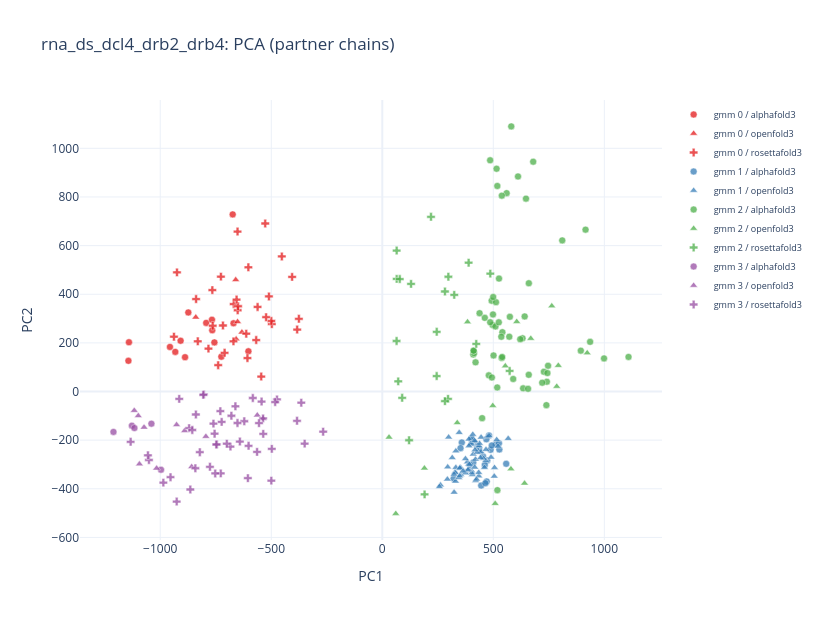

Notebook source saved alongside this figure:
### Code cell
plot_pca(df, complex_name="rna_ds_dcl4_drb2_drb4", cluster_method="gmm", n_components=4)

### Figure 1 — Plotly figure (JSON) as saved in the notebook; plotly's stock layout.template omitted (floating-point values rounded to 4 significant figures; data arrays with more than 128 entries replaced by an {"elided": "..."} marker saying what was removed)
{"data": [{"customdata": [["alphafold3", 11, 3, 2, 0.5, 0.33, 0.37, "rna_ds_dcl4_drb2_drb4/alphafold3_rna_ds_dcl4_drb2_drb4/seed-11_sample-3/rna_ds_dcl4_drb2_drb4_seed-11_sample-3_model.cif"], ["alphafold3", 12, 1, 2, 0.51, 0.34, 0.42, "rna_ds_dcl4_drb2_drb4/alphafold3_rna_ds_dcl4_drb2_drb4/seed-12_sample-1/rna_ds_dcl4_drb2_drb4_seed-12_sample-1_model.cif"], ["alphafold3", 12, 4, 2, 0.51, 0.33, 0.43, "rna_ds_dcl4_drb2_drb4/alphafold3_rna_ds_dcl4_drb2_drb4/seed-12_sample-4/rna_ds_dcl4_drb2_drb4_seed-12_sample-4_model.cif"], ["alphafold3", 17, 1, 2, 0.49, 0.29, 0.33, "rna_ds_dcl4_drb2_drb4/alphafold3_rna_ds_dcl4_drb2_drb4/seed-17_sample-1/rna_ds_dcl4_drb2_drb4_seed-17_sample-1_model.cif"], ["alphafold3", 20, 1, 2, 0.51, 0.34, 0.39, "rna_ds_dcl4_drb2_drb4/alphafold3_rna_ds_dcl4_drb2_drb4/seed-20_sample-1/rna_ds_dcl4_drb2_drb4_seed-20_sample-1_model.cif"], ["alphafold3", 20, 2, 2, 0.5, 0.32, 0.4, "rna_ds_dcl4_drb2_drb4/alphafold3_rna_ds_dcl4_drb2_drb4/seed-20_sample-2/rna_ds_dcl4_drb2_drb4_seed-20_sample-2_model.cif"], ["alphafold3", 20, 3, 2, 0.5, 0.31, 0.4, "rna_ds_dcl4_drb2_drb4/alphafold3_rna_ds_dcl4_drb2_drb4/seed-20_sample-3/rna_ds_dcl4_drb2_drb4_seed-20_sample-3_model.cif"], ["alphafold3", 20, 4, 2, 0.5, 0.3, 0.41, "rna_ds_dcl4_drb2_drb4/alphafold3_rna_ds_dcl4_drb2_drb4/seed-20_sample-4/rna_ds_dcl4_drb2_drb4_seed-20_sample-4_model.cif"], ["alphafold3", 2, 1, 2, 0.52, 0.33, 0.43, "rna_ds_dcl4_drb2_drb4/alphafold3_rna_ds_dcl4_drb2_drb4/seed-2_sample-1/rna_ds_dcl4_drb2_drb4_seed-2_sample-1_model.cif"], ["alphafold3", 2, 2, 2, 0.52, 0.33, 0.41, "rna_ds_dcl4_drb2_drb4/alphafold3_rna_ds_dcl4_drb2_drb4/seed-2_sample-2/rna_ds_dcl4_drb2_drb4_seed-2_sample-2_model.cif"], ["alphafold3", 3, 0, 2, 0.52, 0.34, 0.43, "rna_ds_dcl4_drb2_drb4/alphafold3_rna_ds_dcl4_drb2_drb4/seed-3_sample-0/rna_ds_dcl4_drb2_drb4_seed-3_sample-0_model.cif"], ["alphafold3", 3, 1, 2, 0.52, 0.33, 0.44, "rna_ds_dcl4_drb2_drb4/alphafold3_rna_ds_dcl4_drb2_drb4/seed-3_sample-1/rna_ds_dcl4_drb2_drb4_seed-3_sample-1_model.cif"], ["alphafold3", 5, 2, 2, 0.49, 0.3, 0.38, "rna_ds_dcl4_drb2_drb4/alphafold3_rna_ds_dcl4_drb2_drb4/seed-5_sample-2/rna_ds_dcl4_drb2_drb4_seed-5_sample-2_model.cif"], ["alphafold3", 6, 1, 2, 0.52, 0.35, 0.45, "rna_ds_dcl4_drb2_drb4/alphafold3_rna_ds_dcl4_drb2_drb4/seed-6_sample-1/rna_ds_dcl4_drb2_drb4_seed-6_sample-1_model.cif"], ["alphafold3", 6, 2, 2, 0.51, 0.33, 0.38, "rna_ds_dcl4_drb2_drb4/alphafold3_rna_ds_dcl4_drb2_drb4/seed-6_sample-2/rna_ds_dcl4_drb2_drb4_seed-6_sample-2_model.cif"]], "hovertemplate": "backend: %{customdata[0]}<br>seed: %{customdata[1]}<br>sample_index: %{customdata[2]}<br>cluster: %{customdata[3]}<br>ptm: %{customdata[4]}<br>iptm: %{customdata[5]}<br>ranking_score: %{customdata[6]}<br>cif_path: %{customdata[7]}<extra></extra>", "marker": {"color": "rgb(228,26,28)", "line": {"color": "white", "width": 0.5}, "opacity": 0.75, "size": 7, "symbol": "circle"}, "mode": "markers", "name": "gmm 0 / alphafold3", "type": "scatter", "x": [-765.8, -756.1, -724.9, -673.7, -793.0, -670.0, -602.9, -1141.0, -956.3, -888.3, -873.5, -1143.0, -932.2, -908.3, -767.1], "y": [252.1, 202.1, 143.2, 728.4, 282.3, 280.6, 165.4, 202.7, 183.3, 141.2, 325.1, 126.3, 163.0, 208.8, 295.2]}, {"customdata": [["openfold3", 1, null, 2, 0.4903, 0.2658, 0.3171, "rna_ds_dcl4_drb2_drb4/openfold_rna_ds_dcl4_drb2_drb4/openfold_results_seed-1/rna_ds_dcl4_drb2_drb4/seed_1/rna_ds_dcl4_drb2_drb4_seed_1_sample_4_model_fixed.cif"], ["openfold3", 11, null, 2, 0.4899, 0.3429, 0.3882, "rna_ds_dcl4_drb2_drb4/openfold_rna_ds_dcl4_drb2_drb4/openfold_results_seed-11/rna_ds_dcl4_drb2_drb4/seed_11/rna_ds_dcl4_drb2_drb4_seed_11_sample_1_model_fixed.cif"], ["openfold3", 11, null, 2, 0.4893, 0.2715, 0.3243, "rna_ds_dcl4_drb2_drb4/openfold_rna_ds_dcl4_drb2_drb4/openfold_results_seed-11/rna_ds_dcl4_drb2_drb4/seed_11/rna_ds_dcl4_drb2_drb4_seed_11_sample_2_model_fixed.cif"], ["openfold3", 13, null, 2, 0.4836, 0.2661, 0.3186, "rna_ds_dcl4_drb2_drb4/openfold_rna_ds_dcl4_drb2_drb4/openfold_results_seed-13/rna_ds_dcl4_drb2_drb4/seed_13/rna_ds_dcl4_drb2_drb4_seed_13_sample_3_model_fixed.cif"], ["openfold3", 16, null, 2, 0.4613, 0.2568, 0.2977, "rna_ds_dcl4_drb2_drb4/openfold_rna_ds_dcl4_drb2_drb4/openfold_results_seed-16/rna_ds_dcl4_drb2_drb4/seed_16/rna_ds_dcl4_drb2_drb4_seed_16_sample_5_model_fixed.cif"]], "hovertemplate": "backend: %{customdata[0]}<br>seed: %{customdata[1]}<br>sample_index: %{customdata[2]}<br>cluster: %{customdata[3]}<br>ptm: %{customdata[4]}<br>iptm: %{customdata[5]}<br>ranking_score: %{customdata[6]}<br>cif_path: %{customdata[7]}<extra></extra>", "marker": {"color": "rgb(228,26,28)", "line": {"color": "white", "width": 0.5}, "opacity": 0.75, "size": 7, "symbol": "triangle-up"}, "mode": "markers", "name": "gmm 0 / openfold3", "type": "scatter", "x": [-660.1, -658.3, -651.7, -632.2, -840.0], "y": [459.1, 215.5, 286.6, 243.7, 305.2]}, {"customdata": {"elided": "32x8 mixed values"}, "hovertemplate": "backend: %{customdata[0]}<br>seed: %{customdata[1]}<br>sample_index: %{customdata[2]}<br>cluster: %{customdata[3]}<br>ptm: %{customdata[4]}<br>iptm: %{customdata[5]}<br>ranking_score: %{customdata[6]}<br>cif_path: %{customdata[7]}<extra></extra>", "marker": {"color": "rgb(228,26,28)", "line": {"color": "white", "width": 0.5}, "opacity": 0.75, "size": 7, "symbol": "cross"}, "mode": "markers", "name": "gmm 0 / rosettafold3", "type": "scatter", "x": [-782.8, -545.1, -669.2, -603.1, -612.6, -838.5, -383.3, -452.5, -831.0, -651.3, -765.3, -924.7, -726.8, -651.9, -561.6, -938.2, -497.5, -670.2, -499.8, -527.2, -763.7, -510.5, -649.5, -406.1, -523.2, -717.6, -710.2, -739.0, -567.8, -656.3, -607.2, -375.6], "y": [176.5, 61.63, 359.6, 510.9, 237.7, 380.3, 254.8, 555.4, 206.5, 334.2, 417.2, 490.0, 472.3, 657.8, 347.7, 225.4, 277.1, 206.4, 290.1, 691.0, 270.4, 390.9, 350.7, 471.3, 305.6, 271.6, 159.2, 108.3, 211.8, 378.1, 137.6, 299.1]}, {"customdata": {"elided": "23x8 mixed values"}, "hovertemplate": "backend: %{customdata[0]}<br>seed: %{customdata[1]}<br>sample_index: %{customdata[2]}<br>cluster: %{customdata[3]}<br>ptm: %{customdata[4]}<br>iptm: %{customdata[5]}<br>ranking_score: %{customdata[6]}<br>cif_path: %{customdata[7]}<extra></extra>", "marker": {"color": "rgb(55,126,184)", "line": {"color": "white", "width": 0.5}, "opacity": 0.75, "size": 7, "symbol": "circle"}, "mode": "markers", "name": "gmm 1 / alphafold3", "type": "scatter", "x": [453.4, 403.6, 321.3, 436.0, 358.2, 445.5, 470.3, 464.1, 472.7, 511.8, 409.7, 480.6, 527.3, 487.8, 525.4, 395.3, 468.8, 558.0, 461.5, 493.2, 426.4, 352.3, 402.2], "y": [-265.9, -202.8, -357.7, -236.0, -209.6, -386.7, -370.0, -377.0, -283.6, -217.0, -291.8, -180.5, -238.3, -239.5, -212.6, -301.7, -196.4, -297.2, -301.8, -221.9, -223.8, -232.9, -192.2]}, {"customdata": {"elided": "68x8 mixed values"}, "hovertemplate": "backend: %{customdata[0]}<br>seed: %{customdata[1]}<br>sample_index: %{customdata[2]}<br>cluster: %{customdata[3]}<br>ptm: %{customdata[4]}<br>iptm: %{customdata[5]}<br>ranking_score: %{customdata[6]}<br>cif_path: %{customdata[7]}<extra></extra>", "marker": {"color": "rgb(55,126,184)", "line": {"color": "white", "width": 0.5}, "opacity": 0.75, "size": 7, "symbol": "triangle-up"}, "mode": "markers", "name": "gmm 1 / openfold3", "type": "scatter", "x": [390.2, 327.9, 515.3, 315.0, 419.2, 403.9, 397.9, 445.0, 505.5, 465.9, 352.5, 434.7, 353.2, 329.6, 521.1, 399.7, 328.4, 331.2, 436.0, 323.5, 419.7, 323.4, 383.4, 460.2, 409.5, 372.6, 349.7, 402.7, 441.3, 431.9, 345.0, 434.3, 407.6, 444.1, 467.0, 437.9, 427.6, 388.7, 405.3, 389.4, 349.1, 331.4, 455.9, 393.1, 567.0, 442.6, 474.0, 480.8, 390.5, 504.3, 420.5, 346.4, 424.3, 415.7, 403.2, 374.5, 489.8, 298.8, 294.6, 348.3, 262.1, 386.1, 374.5, 416.3, 257.3, 417.6, 293.2, 363.7], "y": [-195.9, -331.3, -198.3, -272.1, -206.3, -218.0, -216.7, -188.4, -313.1, -284.1, -312.5, -347.8, -341.9, -369.5, -225.2, -213.2, -333.9, -312.7, -223.7, -414.7, -279.0, -340.7, -289.8, -312.4, -257.6, -329.9, -316.6, -326.4, -250.8, -243.2, -354.8, -333.4, -176.5, -247.6, -238.7, -213.7, -250.1, -319.0, -342.1, -299.0, -314.6, -244.7, -275.4, -300.1, -193.7, -272.8, -185.5, -182.2, -223.7, -348.7, -366.7, -169.0, -360.8, -202.5, -335.1, -335.1, -270.6, -187.6, -310.7, -347.5, -384.9, -322.7, -276.9, -311.7, -391.6, -240.5, -360.7, -327.3]}, {"customdata": {"elided": "57x8 mixed values"}, "hovertemplate": "backend: %{customdata[0]}<br>seed: %{customdata[1]}<br>sample_index: %{customdata[2]}<br>cluster: %{customdata[3]}<br>ptm: %{customdata[4]}<br>iptm: %{customdata[5]}<br>ranking_score: %{customdata[6]}<br>cif_path: %{customdata[7]}<extra></extra>", "marker": {"color": "rgb(77,175,74)", "line": {"color": "white", "width": 0.5}, "opacity": 0.75, "size": 7, "symbol": "circle"}, "mode": "markers", "name": "gmm 2 / alphafold3", "type": "scatter", "x": [479.8, 518.1, 589.6, 496.8, 492.6, 540.9, 571.9, 409.7, 413.5, 410.7, 501.0, 493.6, 741.1, 536.0, 631.6, 660.0, 509.6, 580.8, 621.2, 739.0, 461.7, 936.0, 894.1, 449.7, 498.5, 560.1, 647.2, 537.7, 574.6, 611.3, 524.7, 641.2, 810.4, 486.0, 998.7, 915.4, 1109.0, 411.6, 539.9, 517.7, 634.4, 659.6, 438.1, 746.6, 538.3, 720.3, 656.5, 727.9, 420.0, 743.7, 512.0, 514.7, 485.7, 525.7, 499.5, 518.4, 679.6], "y": [66.42, 845.3, 51.55, 273.6, 373.6, 243.9, 225.3, 152.1, 158.1, 168.0, 148.3, 57.65, 40.27, 225.1, 218.8, 445.3, 267.7, 1090.0, 215.2, -55.98, 302.9, 204.3, 168.1, -109.4, 316.9, 815.8, 793.2, 137.9, 307.2, 884.3, 284.5, 308.7, 621.5, 284.8, 136.2, 665.7, 142.3, 167.8, 142.1, 16.64, 13.08, 68.8, 322.1, 105.9, 805.5, 36.21, 11.13, 81.28, 120.0, 75.77, 367.5, 916.2, 950.9, 464.4, 388.7, -405.5, 944.9]}, {"customdata": [["openfold3", 10, null, 1, 0.466, 0.3357, 0.3641, "rna_ds_dcl4_drb2_drb4/openfold_rna_ds_dcl4_drb2_drb4/openfold_results_seed-10/rna_ds_dcl4_drb2_drb4/seed_10/rna_ds_dcl4_drb2_drb4_seed_10_sample_4_model_fixed.cif"], ["openfold3", 11, null, 1, 0.4738, 0.2907, 0.3299, "rna_ds_dcl4_drb2_drb4/openfold_rna_ds_dcl4_drb2_drb4/openfold_results_seed-11/rna_ds_dcl4_drb2_drb4/seed_11/rna_ds_dcl4_drb2_drb4_seed_11_sample_3_model_fixed.cif"], ["openfold3", 11, null, 1, 0.4962, 0.3237, 0.36, "rna_ds_dcl4_drb2_drb4/openfold_rna_ds_dcl4_drb2_drb4/openfold_results_seed-11/rna_ds_dcl4_drb2_drb4/seed_11/rna_ds_dcl4_drb2_drb4_seed_11_sample_5_model_fixed.cif"], ["openfold3", 13, null, 1, 0.4827, 0.297, 0.3344, "rna_ds_dcl4_drb2_drb4/openfold_rna_ds_dcl4_drb2_drb4/openfold_results_seed-13/rna_ds_dcl4_drb2_drb4/seed_13/rna_ds_dcl4_drb2_drb4_seed_13_sample_2_model_fixed.cif"], ["openfold3", 17, null, 1, 0.4957, 0.367, 0.3953, "rna_ds_dcl4_drb2_drb4/openfold_rna_ds_dcl4_drb2_drb4/openfold_results_seed-17/rna_ds_dcl4_drb2_drb4/seed_17/rna_ds_dcl4_drb2_drb4_seed_17_sample_4_model_fixed.cif"], ["openfold3", 18, null, 1, 0.4485, 0.2747, 0.3105, "rna_ds_dcl4_drb2_drb4/openfold_rna_ds_dcl4_drb2_drb4/openfold_results_seed-18/rna_ds_dcl4_drb2_drb4/seed_18/rna_ds_dcl4_drb2_drb4_seed_18_sample_3_model_fixed.cif"], ["openfold3", 18, null, 1, 0.46, 0.2499, 0.2923, "rna_ds_dcl4_drb2_drb4/openfold_rna_ds_dcl4_drb2_drb4/openfold_results_seed-18/rna_ds_dcl4_drb2_drb4/seed_18/rna_ds_dcl4_drb2_drb4_seed_18_sample_5_model_fixed.cif"], ["openfold3", 19, null, 1, 0.4708, 0.2345, 0.2862, "rna_ds_dcl4_drb2_drb4/openfold_rna_ds_dcl4_drb2_drb4/openfold_results_seed-19/rna_ds_dcl4_drb2_drb4/seed_19/rna_ds_dcl4_drb2_drb4_seed_19_sample_5_model_fixed.cif"], ["openfold3", 20, null, 1, 0.5126, 0.4141, 0.4366, "rna_ds_dcl4_drb2_drb4/openfold_rna_ds_dcl4_drb2_drb4/openfold_results_seed-20/rna_ds_dcl4_drb2_drb4/seed_20/rna_ds_dcl4_drb2_drb4_seed_20_sample_1_model_fixed.cif"], ["openfold3", 20, null, 1, 0.5091, 0.4134, 0.4336, "rna_ds_dcl4_drb2_drb4/openfold_rna_ds_dcl4_drb2_drb4/openfold_results_seed-20/rna_ds_dcl4_drb2_drb4/seed_20/rna_ds_dcl4_drb2_drb4_seed_20_sample_4_model_fixed.cif"], ["openfold3", 5, null, 1, 0.5065, 0.3825, 0.4139, "rna_ds_dcl4_drb2_drb4/openfold_rna_ds_dcl4_drb2_drb4/openfold_results_seed-5/rna_ds_dcl4_drb2_drb4/seed_5/rna_ds_dcl4_drb2_drb4_seed_5_sample_1_model_fixed.cif"], ["openfold3", 7, null, 1, 0.506, 0.3864, 0.4132, "rna_ds_dcl4_drb2_drb4/openfold_rna_ds_dcl4_drb2_drb4/openfold_results_seed-7/rna_ds_dcl4_drb2_drb4/seed_7/rna_ds_dcl4_drb2_drb4_seed_7_sample_2_model_fixed.cif"], ["openfold3", 8, null, 1, 0.4909, 0.3068, 0.3633, "rna_ds_dcl4_drb2_drb4/openfold_rna_ds_dcl4_drb2_drb4/openfold_results_seed-8/rna_ds_dcl4_drb2_drb4/seed_8/rna_ds_dcl4_drb2_drb4_seed_8_sample_2_model_fixed.cif"], ["openfold3", 8, null, 1, 0.4924, 0.3172, 0.3522, "rna_ds_dcl4_drb2_drb4/openfold_rna_ds_dcl4_drb2_drb4/openfold_results_seed-8/rna_ds_dcl4_drb2_drb4/seed_8/rna_ds_dcl4_drb2_drb4_seed_8_sample_4_model_fixed.cif"], ["openfold3", 8, null, 1, 0.4928, 0.3261, 0.3609, "rna_ds_dcl4_drb2_drb4/openfold_rna_ds_dcl4_drb2_drb4/openfold_results_seed-8/rna_ds_dcl4_drb2_drb4/seed_8/rna_ds_dcl4_drb2_drb4_seed_8_sample_5_model_fixed.cif"], ["openfold3", 9, null, 1, 0.5166, 0.4228, 0.4506, "rna_ds_dcl4_drb2_drb4/openfold_rna_ds_dcl4_drb2_drb4/openfold_results_seed-9/rna_ds_dcl4_drb2_drb4/seed_9/rna_ds_dcl4_drb2_drb4_seed_9_sample_5_model_fixed.cif"]], "hovertemplate": "backend: %{customdata[0]}<br>seed: %{customdata[1]}<br>sample_index: %{customdata[2]}<br>cluster: %{customdata[3]}<br>ptm: %{customdata[4]}<br>iptm: %{customdata[5]}<br>ranking_score: %{customdata[6]}<br>cif_path: %{customdata[7]}<extra></extra>", "marker": {"color": "rgb(77,175,74)", "line": {"color": "white", "width": 0.5}, "opacity": 0.75, "size": 7, "symbol": "triangle-up"}, "mode": "markers", "name": "gmm 2 / openfold3", "type": "scatter", "x": [337.6, 668.7, 605.5, 554.0, 508.4, 60.7, 30.38, 383.8, 640.6, 189.7, 579.3, 785.6, 792.7, 922.9, 763.4, 497.6], "y": [-128.6, 217.9, 287.2, 105.0, -460.9, -502.1, -188.2, 286.2, -377.5, -315.2, -318.4, 20.73, 106.7, 158.8, 351.8, -58.14]}, {"customdata": {"elided": "21x8 mixed values"}, "hovertemplate": "backend: %{customdata[0]}<br>seed: %{customdata[1]}<br>sample_index: %{customdata[2]}<br>cluster: %{customdata[3]}<br>ptm: %{customdata[4]}<br>iptm: %{customdata[5]}<br>ranking_score: %{customdata[6]}<br>cif_path: %{customdata[7]}<extra></extra>", "marker": {"color": "rgb(77,175,74)", "line": {"color": "white", "width": 0.5}, "opacity": 0.75, "size": 7, "symbol": "cross"}, "mode": "markers", "name": "gmm 2 / rosettafold3", "type": "scatter", "x": [423.2, 324.1, 190.5, 486.5, 573.5, 282.2, 129.6, 120.7, 296.1, 89.58, 71.86, 282.3, 64.38, 64.86, 388.9, 219.4, 244.9, 78.63, 245.1, 297.7, 64.7], "y": [195.9, 397.4, -423.0, 484.8, 84.63, 411.4, 442.5, -200.5, -30.25, -25.88, 41.84, -39.64, 207.8, 463.1, 529.7, 718.4, 63.63, 462.4, 245.6, 472.0, 579.8]}, {"customdata": [["alphafold3", 19, 4, 2, 0.5, 0.3, 0.34, "rna_ds_dcl4_drb2_drb4/alphafold3_rna_ds_dcl4_drb2_drb4/seed-19_sample-4/rna_ds_dcl4_drb2_drb4_seed-19_sample-4_model.cif"], ["alphafold3", 3, 2, 2, 0.51, 0.34, 0.38, "rna_ds_dcl4_drb2_drb4/alphafold3_rna_ds_dcl4_drb2_drb4/seed-3_sample-2/rna_ds_dcl4_drb2_drb4_seed-3_sample-2_model.cif"], ["alphafold3", 8, 1, 2, 0.52, 0.35, 0.43, "rna_ds_dcl4_drb2_drb4/alphafold3_rna_ds_dcl4_drb2_drb4/seed-8_sample-1/rna_ds_dcl4_drb2_drb4_seed-8_sample-1_model.cif"], ["alphafold3", 8, 2, 2, 0.53, 0.34, 0.39, "rna_ds_dcl4_drb2_drb4/alphafold3_rna_ds_dcl4_drb2_drb4/seed-8_sample-2/rna_ds_dcl4_drb2_drb4_seed-8_sample-2_model.cif"], ["alphafold3", 8, 4, 2, 0.52, 0.33, 0.38, "rna_ds_dcl4_drb2_drb4/alphafold3_rna_ds_dcl4_drb2_drb4/seed-8_sample-4/rna_ds_dcl4_drb2_drb4_seed-8_sample-4_model.cif"]], "hovertemplate": "backend: %{customdata[0]}<br>seed: %{customdata[1]}<br>sample_index: %{customdata[2]}<br>cluster: %{customdata[3]}<br>ptm: %{customdata[4]}<br>iptm: %{customdata[5]}<br>ranking_score: %{customdata[6]}<br>cif_path: %{customdata[7]}<extra></extra>", "marker": {"color": "rgb(152,78,163)", "line": {"color": "white", "width": 0.5}, "opacity": 0.75, "size": 7, "symbol": "circle"}, "mode": "markers", "name": "gmm 3 / alphafold3", "type": "scatter", "x": [-1040.0, -996.5, -1211.0, -1128.0, -1116.0], "y": [-132.3, -321.6, -166.1, -140.3, -150.2]}, {"customdata": [["openfold3", 11, null, 2, 0.4804, 0.2445, 0.2963, "rna_ds_dcl4_drb2_drb4/openfold_rna_ds_dcl4_drb2_drb4/openfold_results_seed-11/rna_ds_dcl4_drb2_drb4/seed_11/rna_ds_dcl4_drb2_drb4_seed_11_sample_4_model_fixed.cif"], ["openfold3", 13, null, 2, 0.4731, 0.2727, 0.3182, "rna_ds_dcl4_drb2_drb4/openfold_rna_ds_dcl4_drb2_drb4/openfold_results_seed-13/rna_ds_dcl4_drb2_drb4/seed_13/rna_ds_dcl4_drb2_drb4_seed_13_sample_1_model_fixed.cif"], ["openfold3", 13, null, 2, 0.4818, 0.2493, 0.2984, "rna_ds_dcl4_drb2_drb4/openfold_rna_ds_dcl4_drb2_drb4/openfold_results_seed-13/rna_ds_dcl4_drb2_drb4/seed_13/rna_ds_dcl4_drb2_drb4_seed_13_sample_4_model_fixed.cif"], ["openfold3", 13, null, 2, 0.4836, 0.2408, 0.3038, "rna_ds_dcl4_drb2_drb4/openfold_rna_ds_dcl4_drb2_drb4/openfold_results_seed-13/rna_ds_dcl4_drb2_drb4/seed_13/rna_ds_dcl4_drb2_drb4_seed_13_sample_5_model_fixed.cif"], ["openfold3", 17, null, 2, 0.512, 0.3839, 0.4111, "rna_ds_dcl4_drb2_drb4/openfold_rna_ds_dcl4_drb2_drb4/openfold_results_seed-17/rna_ds_dcl4_drb2_drb4/seed_17/rna_ds_dcl4_drb2_drb4_seed_17_sample_1_model_fixed.cif"], ["openfold3", 17, null, 2, 0.5066, 0.3719, 0.3989, "rna_ds_dcl4_drb2_drb4/openfold_rna_ds_dcl4_drb2_drb4/openfold_results_seed-17/rna_ds_dcl4_drb2_drb4/seed_17/rna_ds_dcl4_drb2_drb4_seed_17_sample_2_model_fixed.cif"], ["openfold3", 19, null, 2, 0.4891, 0.3079, 0.358, "rna_ds_dcl4_drb2_drb4/openfold_rna_ds_dcl4_drb2_drb4/openfold_results_seed-19/rna_ds_dcl4_drb2_drb4/seed_19/rna_ds_dcl4_drb2_drb4_seed_19_sample_1_model_fixed.cif"], ["openfold3", 19, null, 2, 0.4801, 0.3047, 0.3478, "rna_ds_dcl4_drb2_drb4/openfold_rna_ds_dcl4_drb2_drb4/openfold_results_seed-19/rna_ds_dcl4_drb2_drb4/seed_19/rna_ds_dcl4_drb2_drb4_seed_19_sample_2_model_fixed.cif"], ["openfold3", 19, null, 2, 0.4963, 0.3124, 0.3645, "rna_ds_dcl4_drb2_drb4/openfold_rna_ds_dcl4_drb2_drb4/openfold_results_seed-19/rna_ds_dcl4_drb2_drb4/seed_19/rna_ds_dcl4_drb2_drb4_seed_19_sample_3_model_fixed.cif"], ["openfold3", 19, null, 2, 0.4835, 0.2998, 0.3434, "rna_ds_dcl4_drb2_drb4/openfold_rna_ds_dcl4_drb2_drb4/openfold_results_seed-19/rna_ds_dcl4_drb2_drb4/seed_19/rna_ds_dcl4_drb2_drb4_seed_19_sample_4_model_fixed.cif"], ["openfold3", 20, null, 2, 0.512, 0.4376, 0.4545, "rna_ds_dcl4_drb2_drb4/openfold_rna_ds_dcl4_drb2_drb4/openfold_results_seed-20/rna_ds_dcl4_drb2_drb4/seed_20/rna_ds_dcl4_drb2_drb4_seed_20_sample_3_model_fixed.cif"]], "hovertemplate": "backend: %{customdata[0]}<br>seed: %{customdata[1]}<br>sample_index: %{customdata[2]}<br>cluster: %{customdata[3]}<br>ptm: %{customdata[4]}<br>iptm: %{customdata[5]}<br>ranking_score: %{customdata[6]}<br>cif_path: %{customdata[7]}<extra></extra>", "marker": {"color": "rgb(152,78,163)", "line": {"color": "white", "width": 0.5}, "opacity": 0.75, "size": 7, "symbol": "triangle-up"}, "mode": "markers", "name": "gmm 3 / openfold3", "type": "scatter", "x": [-537.2, -563.0, -794.5, -1016.0, -889.9, -858.4, -1099.0, -1073.0, -1117.0, -926.4, -1094.0], "y": [-111.9, -97.08, -185.2, -315.9, -161.1, -309.7, -100.0, -147.4, -78.45, -137.1, -298.6]}, {"customdata": {"elided": "47x8 mixed values"}, "hovertemplate": "backend: %{customdata[0]}<br>seed: %{customdata[1]}<br>sample_index: %{customdata[2]}<br>cluster: %{customdata[3]}<br>ptm: %{customdata[4]}<br>iptm: %{customdata[5]}<br>ranking_score: %{customdata[6]}<br>cif_path: %{customdata[7]}<extra></extra>", "marker": {"color": "rgb(152,78,163)", "line": {"color": "white", "width": 0.5}, "opacity": 0.75, "size": 7, "symbol": "cross"}, "mode": "markers", "name": "gmm 3 / rosettafold3", "type": "scatter", "x": [-727.5, -605.4, -953.8, -752.3, -776.2, -839.5, -536.7, -497.6, -745.0, -583.1, -683.8, -641.4, -723.5, -869.8, -803.5, -364.8, -986.0, -384.0, -841.8, -914.4, -474.3, -621.5, -729.2, -747.5, -1051.0, -1055.0, -1133.0, -926.0, -543.7, -555.2, -806.2, -602.2, -821.8, -499.7, -760.3, -652.1, -661.4, -755.2, -855.7, -700.3, -679.5, -482.4, -864.5, -536.1, -563.9, -266.3, -349.6], "y": [-336.8, -356.3, -352.3, -336.9, -309.5, -94.48, -110.6, -235.7, -217.3, -26.62, -226.4, -205.7, -125.0, -150.6, -11.89, -45.98, -374.6, -120.4, -315.5, -30.23, -32.61, -122.2, -80.79, -217.9, -281.6, -262.3, -206.7, -452.5, -41.23, -129.9, -13.72, -223.2, -249.5, -366.6, -131.9, -129.4, -60.79, -173.4, -158.3, -214.6, -99.56, -43.31, -402.8, -174.1, -248.4, -165.2, -214.4]}], "layout": {"height": 620, "legend": {"font": {"size": 9}}, "title": {"text": "rna_ds_dcl4_drb2_drb4: PCA (partner chains)"}, "width": 820, "xaxis": {"title": {"text": "PC1"}}, "yaxis": {"title": {"text": "PC2"}}}}
